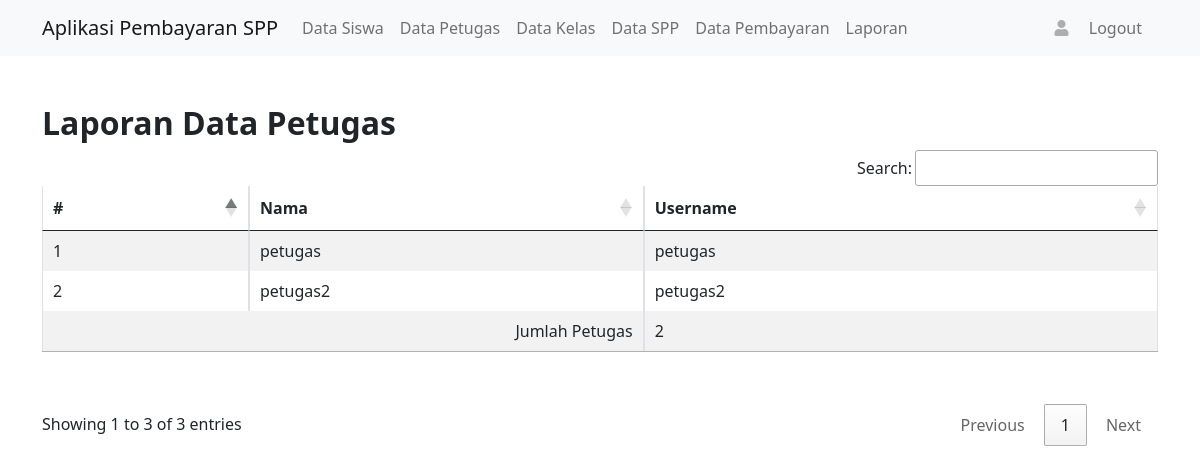
The app's page /index.php/laporan/petugas with its own data.
### tables this page shows
CREATE TABLE `tb_petugas`  (
  `id_petugas` varchar(11) NOT NULL,
  `nama` varchar(128) NOT NULL,
  `username` varchar(128) NOT NULL,
  `password` varchar(128) NOT NULL,
  PRIMARY KEY (`id_petugas`) USING BTREE
);

### application/libraries/Template.php (called while the page is built)
<?php
class Template
{
    var $template_data = array();
    function set($name, $value)
    {
        $this->template_data[$name] = $value;
    }
    function load($template = '', $view = '', $view_data = array(), $return = FALSE)
    {
        $this->CI =& get_instance();
        $this->set('contents', $this->CI->load->view($view, $view_data, TRUE));
        return $this->CI->load->view($template, $this->template_data, $return);
    }
}

### application/controllers/Laporan.php (called while the page is built, shortened)
<?php
class Laporan extends CI_Controller {
    public function petugas()
    {
        $data['title'] = "Laporan Data Petugas";
        $data['petugas'] = $this->db->get('tb_petugas')->result_array();
        $this->t->load('admin/template','laporan/petugas',$data);
    }
}

### index.php (called while the page is built, shortened)
<?php
require_once BASEPATH.'core/CodeIgniter.php';

### application/views/laporan/petugas.php (the view, shortened to what this page needs)
<table class="table table-striped table-bordered my-5">
    <thead>
        <tr>
            <th>#</th>
            <th>Nama</th>
            <th>Username</th>
        </tr>
    </thead>
    <tbody>
        <?php $no = 1; foreach($petugas as $p):?>
        <tr>
            <td><?= $no?></td>
            <td><?= $p['nama']?></td>
            <td><?= $p['username']?></td>
        </tr>
        <?php $no++; endforeach?>
        <tr>
            <td colspan="2" class="text-end">Jumlah Petugas</td>
            <td><?= $this->db->count_all_results('tb_petugas') ?></td>
        </tr>
    </tbody>
</table>

### records on screen
tb_petugas: nama "petugas", username "petugas"
tb_petugas: nama "petugas2", username "petugas2"

### other values on screen
$title "Laporan Data Petugas"
$this->db->count_all_results('tb_petugas') "2"
